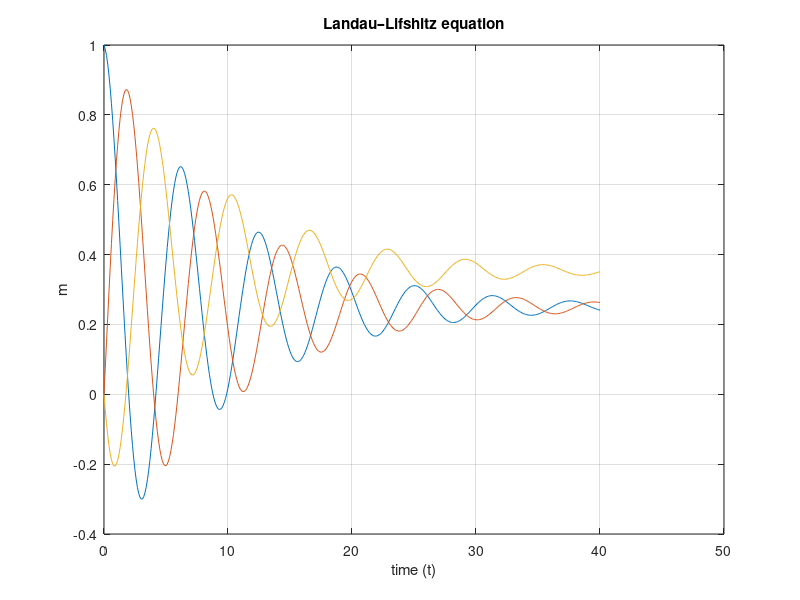
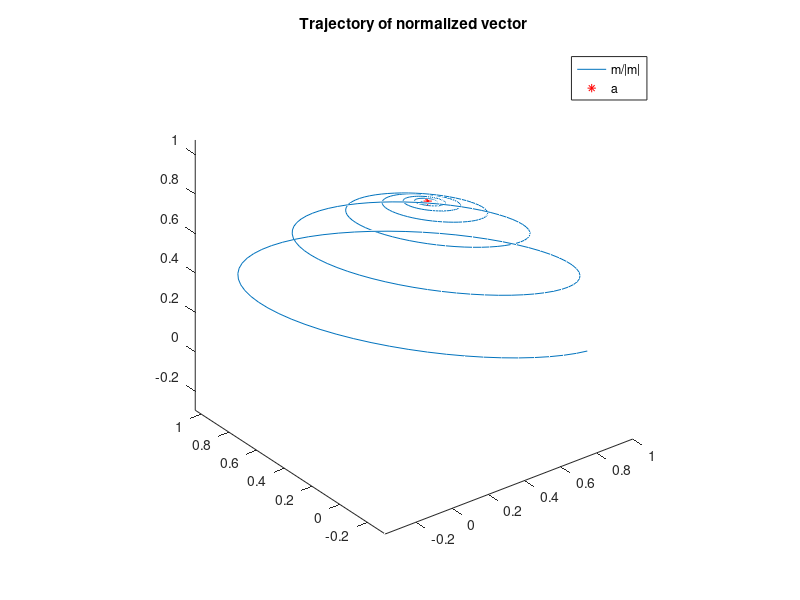

These charts were generated, in order, by the following MATLAB code: (Note: this script raises an error after producing the figures.)
% Part 1 
close all
clear 
clc
%Constants
alpha = 0.1;
a=1/2*[1 1 sqrt(2)]';
%Function handle
fm=@(t,m) cross(a,m)+alpha*(cross(a,(cross(a,m))));
%Initial condition
m(:,1)=[1 0 0]';
t(1)=0;

%Step size
h=1e-1;
T=40;
N=T/h;

%RK3 loop
for i=1:N
    %Update time
    t(i+1)=t(i)+h;
    %Update m
    k1=fm(t(i),m(:,i));
    k2=fm(t(i)+h,m(:,i)+h*k1);
    k3=fm(t(i)+h/2,m(:,i)+h*k1/4+h*k2/4);
    m(:,i+1)=m(:,i)+h/6*(k1+k2+4*k3);
end
plot(t,m)
title('Landau–Lifshitz equation')
xlabel('time (t)')
ylabel('m')
grid on
figure

for i=1:length(m)
    unit_m(:,i)=m(:,i)/norm(m(:,i));
end

plot3(unit_m(1,:),unit_m(2,:),unit_m(3,:))
title('Trajectory of normalized vector')
hold on
plot3(a(1),a(2),a(3),'r*')
axis equal
legend('m/|m|','a')

N=[20 40 80 160 320 640];
T=40;
start_val(:,1)=[1 0 0]';
t=0;
for i=1:length(N)
    mat_temp=RK3(fm,start_val,T,N(i));
    mat_final(:,i)=mat_temp(:,end);
end

for i=1:length(N)-1
    error(:,i)=norm(mat_final(:,i)-mat_final(:,i+1));
    h(i) = T/N(i);
end

figure
loglog(h,error)
hold on
loglog(h,h.^2,h,h.^3,h,h.^4)
title('Order of accuracy')
ylabel('Error')
xlabel('stepsize h')
legend('error','h^2','h^3','h^4')
grid on

A=[-alpha*(a(2)^2+a(3)^2) alpha*a(2)*a(1)-a(3) alpha*a(3)*a(1)+a(2);...
    a(3)+alpha*a(1)*a(2) -alpha*(a(3)^2+a(1))^2 alpha*a(3)*a(2)-a(1);...
    alpha*a(1)*a(3)-a(2) alpha*a(2)*a(3)+a(1) alpha*(a(1)^2+a(2))^2];

eigenvals=eig(A);
[x,y] = meshgrid(-4:0.01:4,-4:0.01:4);
z = x+1i*y;
R3 = 1+z+z.^2/2+z.^3/6;
zlevel = abs(R3);
figure
plot(eigenvals(1),'o')
hold on
plot(eigenvals(3),'o')
hold on
contour(x,y,zlevel,[1 1],'k');
grid on
title('RK3 Stability Region')
legend('Stable point','Unstable point')

%finding h_stab for RK3
lambda=real(eigenvals(1));
p=[-lambda^3/6 -lambda^2/2 -lambda -2];
r=roots(p)

% Part 2 
clear
close all 
clc

%Initial conditions
r=[1.2 0]; 
dr=[0 -1];
my=1/82.45;

%Stepsize
T=70;
N=7e4; %number of iterations 
h=T/N;  %1e-3;
t(1)=0;

m(:,1:2)=r;
m(:,3:4)=dr;

%RK3
for i=1:3
    k1=func(t(i)    ,m(i,:));
    k2=func(t(i)+h  ,m(i,:)+h*k1);
    k3=func(t(i)+h/2,m(i,:)+h*k1/4+h*k2/4);
    m(i+1,:)=m(i,:)+h/6*(k1+k2+4*k3);  
    t(i+1)=t(i)+h;
end

for i=4:N
    m(i+1,:)=m(i,:)+h/24*(55*func(t(i),m(i,:))-59*func(t(i-1),m(i-1,:))+37*func(t(i-2),m(i-2,:))-9*func(t(i-3),m(i-3,:)));
    t(i+1)=t(i)+h;
end

figure
plot3(t,m(:,1),m(:,2))
title('Trajectory of the satellite as a function of t')

figure
plot(m(:,1),m(:,2))
hold on
scatter(1-my,0)
hold on
scatter(-my,0)
legend('Satellite','Moon','Earth')
title('Trajectory of the satellite')
axis equal

h=0.001;
h2=h/2;
TOL=0.25;
T=60; 
t1=0:h:T;
t2=0:h2:T;

%Explicit Euler and RK3
Euler_h(:,1:2)=r;
Euler_h(:,3:4)=dr;
Euler_h2(:,1:2)=r;
Euler_h2(:,3:4)=dr;
Rh(:,1:2)=r;
Rh(:,3:4)=dr;
Rh2(:,1:2)=r;
Rh2(:,3:4)=dr;
N=T/h;
N2=T/h2;
for i=1:T/h
    Euler_h(i+1,:)=Euler_h(i,:)+h*func(t1(i),Euler_h(i,:));
    k1=func(t1(i)    ,Rh(i,:));
    k2=func(t1(i)+h  ,Rh(i,:)+h*k1);
    k3=func(t1(i)+h/2,Rh(i,:)+h*k1/4+h*k2/4);
    Rh(i+1,:)=Rh(i,:)+h/6*(k1+k2+4*k3);  
end

for i=1:T/h2
    Euler_h2(i+1,:)=Euler_h2(i,:)+h2*func(t2(i),Euler_h2(i,:));
    
    k1=func(t2(i)     ,Rh2(i,:));
    k2=func(t2(i)+h2  ,Rh2(i,:)+h2*k1);
    k3=func(t2(i)+h2/2,Rh2(i,:)+h2*k1/4+h2*k2/4);
    Rh2(i+1,:)=Rh2(i,:)+h2/6*(k1+k2+4*k3);    
end

r_eulerh2=Euler_h2(:,1:2);
r_eulerh2=r_eulerh2(1:2:end,:);
r_euler=Euler_h(:,1:2);
error=0;
i=1;
while error<=TOL
    error=norm(r_euler(i,:)-r_eulerh2(i,:));
    i=i+1;
end
i
disp(['T_acc for explicit Euler is ' num2str(t(i)) ' seconds.'])
figure
plot(Euler_h(1:i,1),Euler_h(1:i,2))
title('Euler')
r_RK3h2=Rh2(:,1:2);
r_RK3h2=r_RK3h2(1:2:end,:);
r_RK3h=Rh(:,1:2);
error=0;
j=1;
while error<=TOL
    error=norm(r_RK3h(j,:)-r_RK3h2(j,:));
    j=j+1;
end
j
disp(['T_acc for Runge Kutta is ' num2str(t(j)) ' seconds.'])
figure
plot(Rh(1:j,1),Rh(1:j,2))
title('RK3')

%Adams Bashforth 
AB(:,1:2)=r;
AB(:,3:4)=dr;
AB2(:,1:2)=r;
AB2(:,3:4)=dr;
for i=1:3
    k1=func(t1(i)    ,AB(i,:));
    k2=func(t1(i)+h  ,AB(i,:)+h*k1);
    k3=func(t1(i)+h/2,AB(i,:)+h*k1/4+h*k2/4);
    AB(i+1,:)=AB(i,:)+h/6*(k1+k2+4*k3);   
    
    k1=func(t2(i)    ,AB2(i,:));
    k2=func(t2(i)+h2 ,AB2(i,:)+h2*k1);
    k3=func(t2(i)+h2/2,AB2(i,:)+h2*k1/4+h2*k2/4);
    AB2(i+1,:)=AB2(i,:)+h2/6*(k1+k2+4*k3);    
end
for i=4:N
    AB(i+1,:)=AB(i,:)+h/24*(55*func(t1(i),AB(i,:))-59*func(t1(i-1),AB(i-1,:))+37*func(t1(i-2),AB(i-2,:))-9*func(t1(i-3),AB(i-3,:)));
end
for i=4:N2
    AB2(i+1,:)=AB2(i,:)+h2/24*(55*func(t2(i),AB2(i,:))-59*func(t2(i-1),AB2(i-1,:))+37*func(t2(i-2),AB2(i-2,:))-9*func(t2(i-3),AB2(i-3,:)));
end
r_ABh2=AB2(:,1:2);
r_ABh2=r_ABh2(1:2:end,:);
r_ABh=AB(:,1:2);
error=0;
k=1;

while error<=TOL
    error=norm(r_ABh2(k,:)-r_ABh(k,:));
    k=k+1;
end
k
disp(['T_acc for Adams Bashforth is ' num2str(t(k)) ' seconds.'])
figure
plot(AB(1:k,1),AB(1:k,2))
title('Adams Bashforth')

initCond=[r dr];
Tacc=t1(k);
timespan=[0 Tacc];
opts=odeset('RelTol',1e-4);
[t,results]=ode23(@(t,u) (func(t,u'))',timespan,initCond,opts);
figure
plot(results(:,1),results(:,2))
xlabel('x(t)')
ylabel('y(t)')
legend('Satellite')
title('ODE23')
h=diff(t);
disp(['The largest timestep for ODE23 is ' num2str(max(h)) ' seconds.'])
disp(['The smallest timestep for ODE23 is ' num2str(min(h)) ' seconds.'])
t(end)=[];

figure
plot(t,h,'-o')
xlabel('Time (t)')
ylabel('Stepsize (h)')
title('Change of stepsize over time')

%% Part 3

close all
clear
clc

r1=0.04;
r2=1e4;
r3=3e7;
Robertson=@(t,x) [-r1*x(1)+r2*x(2)*x(3); r1*x(1)-r2*x(2)*x(3)-r3*x(2)^2; r3*x(2)^2];
N=[125,250,500,1000,2000];
start=[1;0;0];
T=1;
mat125=RK3(Robertson,start,T,N(1));
mat250=RK3(Robertson,start,T,N(2));
mat500=RK3(Robertson,start,T,N(3));
mat1000=RK3(Robertson,start,T,N(4));
mat2000=RK3(Robertson,start,T,N(5));
t=linspace(0,T,1000);
disp(['The smallest stepsize to obtain a stable solution is ' num2str(T/1000) ' steps.'])
mat1000(:,end)=[];
loglog(t,mat1000(1,:),t,mat1000(2,:),t,mat1000(3,:))
xlabel('Time (t)')   
ylabel('x')
title('Robertsons Problem with smallest stepsize')
legend('x_1','x_2','x_3')
%figure
%plot3(mat1000(1,:),mat1000(2,:),mat1000(3,:))
timespan=[0 1];
initCond=[1 0 0];

opts=odeset('RelTol',1e-3,'AbsTol',1e-3/1000);
[t1,result1]=ode23(Robertson,timespan,initCond,opts);
result1=result1';
disp(['Number of stepsizes for RelTol=10^-3 is ' num2str(length(t1)) '.'  ])

opts=odeset('RelTol',1e-4,'AbsTol',1e-4/1000);
[t2,result2]=ode23(Robertson,timespan,initCond,opts);
result2=result2';
disp(['Number of stepsizes for RelTol=10^-4 is ' num2str(length(t2)) '.'  ])

opts=odeset('RelTol',1e-5,'AbsTol',1e-5/1000);
[t3,result3]=ode23(Robertson,timespan,initCond,opts);
result3=result3';
disp(['Number of stepsizes for RelTol=10^-5 is ' num2str(length(t3)) '.'  ])

opts=odeset('RelTol',1e-11,'AbsTol',1e-11/1000);
[t4,result4]=ode23(Robertson,timespan,initCond,opts);
result4=result4';
disp(['Number of stepsizes for RelTol=10^-11 is ' num2str(length(t4)) '.'  ])


h5=diff(t3);
h11=diff(t4);
t3(end)=[];
t4(end)=[];
figure
plot(t3,h5)
hold on
plot(t4,h11)
title('Change of stepsizes over time')
xlabel('Time (t)')
ylabel('Stepsize')
legend('RelTol=1e-5','RelTol=1e-11')

timespan=[0 1000];

opts=odeset('RelTol',1e-3,'AbsTol',1e-3/1000);
[t5,result5]=ode23s(Robertson,timespan,initCond,opts);

opts=odeset('RelTol',1e-4,'AbsTol',1e-4/1000);
[t6,result6]=ode23s(Robertson,timespan,initCond,opts);

opts=odeset('RelTol',1e-5,'AbsTol',1e-5/1000);
[t7,result7]=ode23s(Robertson,timespan,initCond,opts);
disp(['Number of steps for ODE23s RelTol 1e-5 is ' num2str(length(t7))])

opts=odeset('RelTol',1e-11,'AbsTol',1e-11/1000);
[t8,result8]=ode23s(Robertson,timespan,initCond,opts);
disp(['Number of steps for ODE23s RelTol 1e-11 is ' num2str(length(t8))])

t77=t7(1:end-1);
t88=t8(1:end-1);
figure
plot(t77,diff(t7))
hold on
plot(t88,diff(t8))
legend('RelTol=1e-5','RelTol=1e-11')
title('ODE23s')
figure
plot(t88,diff(t8))
title('RelTol 1e^-11, ODE23s')







































